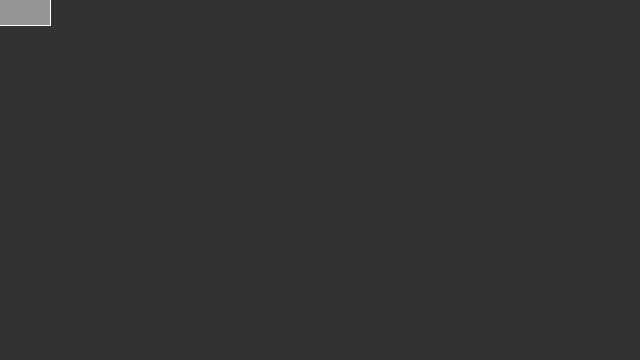
Frame 1 (no input)
Frame 60 (the mouse pressed at the canvas centre just before this capture): identical to frame 1, image omitted
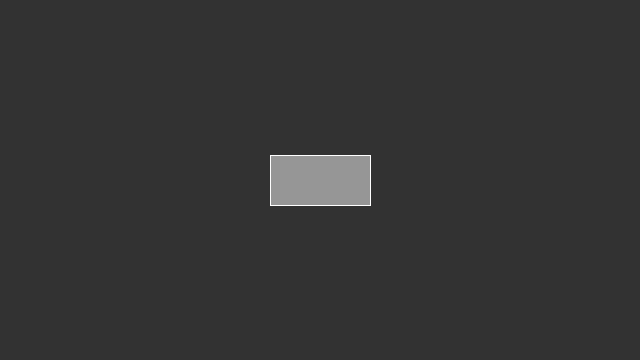
Frame 120 (the mouse held since frame 60 and released just before this capture)

The Processing sketch that drew these frames (run headless with seeded random() and noise(); from frame 60 on, the mouse is pressed at the canvas centre):

// Processing sketch: sketch_160729a
// ── sketch_160729a.pde
void setup() {
  // Set size of the window
  size(640, 360);
};


void draw() {
  background(50);
  fill(150);
  stroke(255);
  rectMode(CENTER);
  rect(mouseX, mouseY, 100, 50);
};
